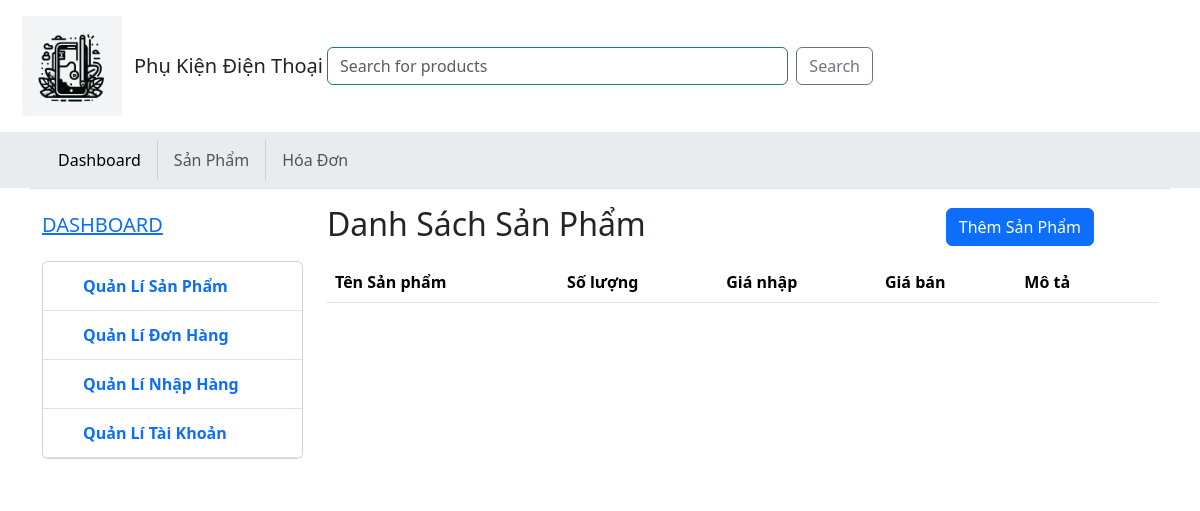
Before: /dashboard/SanPham with the older database file.
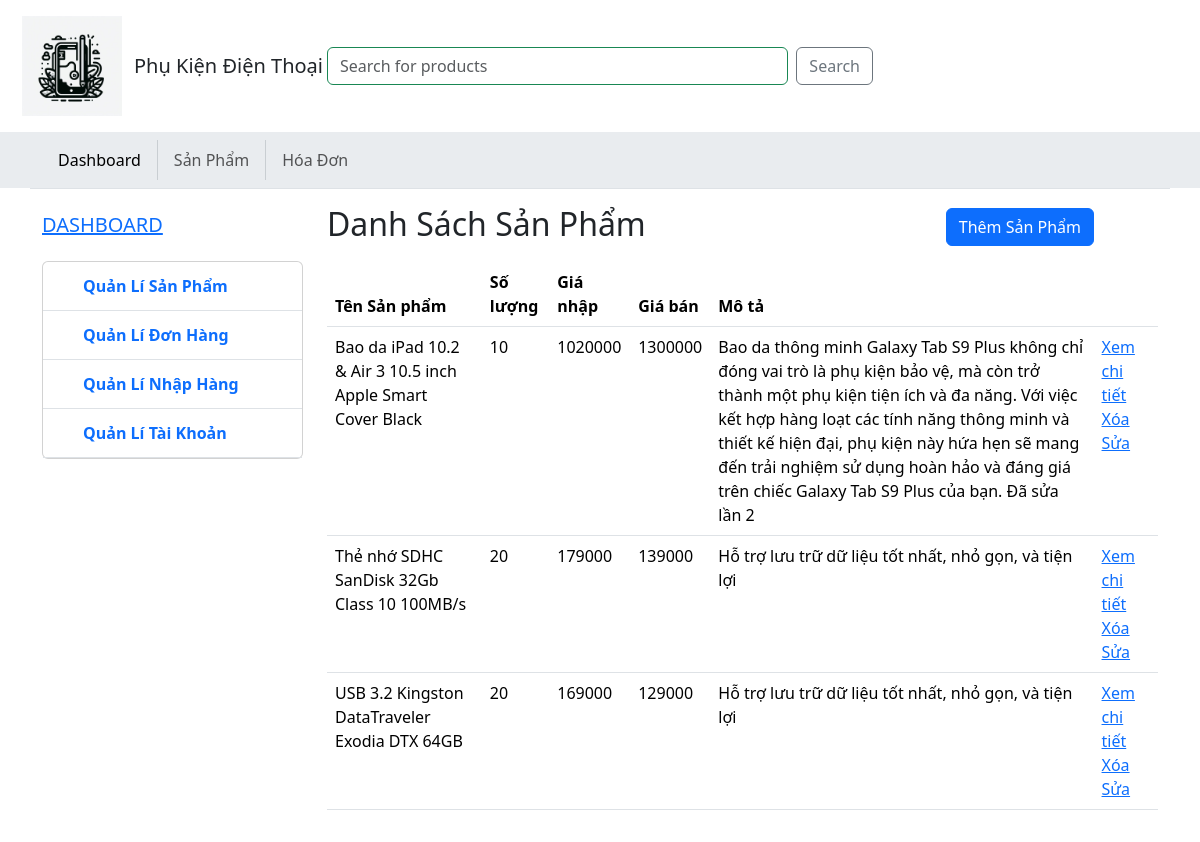
After: the same page with the newer database file.
### products/models.py (models this page shows)
class SanPham(models.Model):
    TenSP = models.CharField(max_length=255)
    Soluong = models.IntegerField()
    GiaNhap = models.IntegerField()
    GiaBan = models.IntegerField()
    MaLoai = models.ForeignKey(LoaiSP, on_delete=models.CASCADE)
    MaNCC = models.ForeignKey(NhaCungCap, on_delete=models.CASCADE)
    Mota = models.TextField()
    TrangThai = models.BooleanField(default=True)
    Anh = models.ImageField(upload_to='img', blank=True, null=True, default= None)
    TenThietBi = models.CharField(max_length=255)

### dashboard/views.py (the view)
# urls.py: path('SanPham', views.list_SanPham, name='SanPham'),
def list_SanPham(request):
   data = {
   'DM_SP': SanPham.objects.all(),
   }
   return render(request, 'page/SanPham.html', data)

### dashboard/templates/page/SanPham.html (shortened to what this page needs)
{% extends "pages/layout.html" %} {% block title %} Thể Loại {% endblock %}  {%block content %}
<div class="col-9 my-3" >
    <h2>Danh Sách Sản Phẩm<a href="{% url 'Them_SanPham' %}" class="btn btn-primary" style="margin-left: 300px;">Thêm Sản Phẩm</a></h2>
    <table class="table my-3">
        <thead>
          <tr>
            <th>Tên Sản phẩm</th>
            <th>Số lượng</th>
            <th>Giá nhập</th>
            <th>Giá bán</th>
            <th>Mô tả</th>
            <th></th>
            </tr>
        </thead>
        <tbody>
            {% for item in DM_SP %}
            <tr>
            <td>{{ item.TenSP }}</td>
            <td>{{ item.Soluong }}</td>
            <td>{{ item.GiaNhap }}</td>
            <td>{{ item.GiaBan }}</td>
            <td>{{ item.Mota }}</td>
            <td>
                <a href="/dashboard/XemCT_SP/{{item.id}}">Xem chi tiết</a>
                <a href="/dashboard/Xoa_SP/{{item.id}}" onclick="return confirm('Bạn có chắc chắn muốn xóa sản phẩm này?')">Xóa</a>
                <a href="/dashboard/Sua_SP/{{item.id}}">Sửa</a>
            </td>
            </tr>
            {% endfor %}
        </tbody>
      </table>
</div>
{% endblock %}

### dashboard/templates/pages/layout.html (shortened to what this page needs)
<!DOCTYPE html>
<html lang="en">
	<head>
		{% load static %}
		<link rel="stylesheet" href="{% static 'css/bootstrap_5.3.3.min.css' %}" />
		<link
			rel="stylesheet"
			href="{% static 'css/swiper-bundle_11.1.1.min.css' %}"
		/>
	</head>
    <body>
    <div class="py-3">
        <div class="container">
            <div class="row">
                <div class="col-3">
                    <a
                        class="navbar-brand d-flex justify-content-center align-items-center"
                        href="#"
                    >
                        {% load static %}
                        <img
                            width="100"
                            src="{% static 'img/logo.jpg' %}"
                            alt="logo.jpg"
                        />
                        <span style="font-weight: 500; font-size: 20px; margin-left: 12px"
                            >Phụ Kiện Điện Thoại</span
                        >
                    </a>
                </div>
                <div class="col-6 m-auto">
                    <form class="d-flex" role="search">
                        <input
                            class="form-control rounded border-success me-2"
                            type="search"
                            placeholder="Search for products"
                            aria-label="Search"
                        />
                        <button class="btn btn-outline-secondary" type="submit">
                            Search
                        </button>
                    </form>
                </div>
                <div class="col-3 d-flex justify-content-end align-items-center">
                    </div>
                </div>
            </div>
        </div>
        <nav class="navbar navbar-expand-lg bg-body-secondary">
			<div class="container">
				<div class="collapse navbar-collapse" id="navbarSupportedContent">
					<ul class="navbar-nav me-auto mb-2 mb-lg-0">
						<li class="nav-item px-2 border-end border-secondary border-opacity-25">
							<a class="nav-link active" aria-current="page" href="/dashboard">Dashboard</a>
						</li>
						<li class="nav-item px-2 border-end border-secondary border-opacity-25">
							<a class="nav-link" href="#">Sản Phẩm</a>
						</li>
						<li class="nav-item px-2">
							<a class="nav-link" href="#">Hóa Đơn</a>
						</li>
					</ul>
				</div>
			</div>
		</nav>
    <div class="container">
        <div class="row border-top">
            <div class="col-3"><div class="my-4">
                <a href="#"><h3 class="mb-4 h5">DASHBOARD</h3></a>
                <div class="card">
                    <ul class="nav nav-category flex-column" id="categoryCollapseMenu">
                        <li class="nav-item px-4 py-1 border-bottom">
                            <a
                                class="nav-link"
                                data-bs-toggle="collapse"
                                data-bs-target="#flush-collapseOne"
                                aria-expanded="false"
                                aria-controls="flush-collapseOne"
                                role="button"
                                ><span style="font-weight: bold">Quản Lí Sản Phẩm</span
                                ></a>
                        </li>
                        <li class="nav-item px-4 py-1 border-bottom">
                            <a
                                class="nav-link"
                                data-bs-toggle="collapse"
                                data-bs-target="#flush-collapseTwo"
                                role="button"
                                aria-expanded="false"
                                aria-controls="flush-collapseTwo"
                                ><span style="font-weight: bold">Quản Lí Đơn Hàng</span
                                ></a>
                        </li>
                        <li class="nav-item px-4 py-1 border-bottom">
                            <a
                                class="nav-link"
                                data-bs-toggle="collapse"
                                data-bs-target="#flush-collapseThree"
                                role="button"
                                aria-expanded="false"
                                aria-controls="flush-collapseThree"
                                ><span style="font-weight: bold">Quản Lí Nhập Hàng</span
                                ></a>
                        </li>
                        <li class="nav-item px-4 py-1 border-bottom">
                            <a
                                class="nav-link"
                                data-bs-toggle="collapse"
                                data-bs-target="#flush-collapseFix"
                                role="button"
                                aria-expanded="false"
                                aria-controls="flush-collapseFix"
                                ><span style="font-weight: bold">Quản Lí Tài Khoản</span
                                ></a>
                        </li>
                    </ul>
                </div>
            </div>
        </div>
        {% block content %} {% endblock %}
        </div>
    </div>
    {% load static %}
</body>
</html>

Changed rows visible on the page:
added SanPham: TenSP "Bao da iPad 10.2 & Air 3 10.5 inch Apple Smart Cover Black", Soluong "10", GiaNhap "1020000", GiaBan "1300000", Mota "Bao da thông minh Galaxy Tab S9 Plus không chỉ đóng vai trò là phụ kiện bảo vệ, mà còn trở thành một phụ kiện tiện ích và đa năng. Với việc kết hợp hàng loạt các tính năng thông minh và thiết kế hiện đại, phụ kiện này hứa hẹn sẽ mang đến trải nghiệm sử dụng hoàn hảo và đáng giá trên chiếc Galaxy Tab S9 Plus của bạn. Đã sửa lần 2"
added SanPham: TenSP "Thẻ nhớ SDHC SanDisk 32Gb Class 10 100MB/s", Soluong "20", GiaNhap "179000", GiaBan "139000", Mota "Hỗ trợ lưu trữ dữ liệu tốt nhất, nhỏ gọn, và tiện lợi"
added SanPham: TenSP "USB 3.2 Kingston DataTraveler Exodia DTX 64GB", Soluong "20", GiaNhap "169000", GiaBan "129000", Mota "Hỗ trợ lưu trữ dữ liệu tốt nhất, nhỏ gọn, và tiện lợi"
